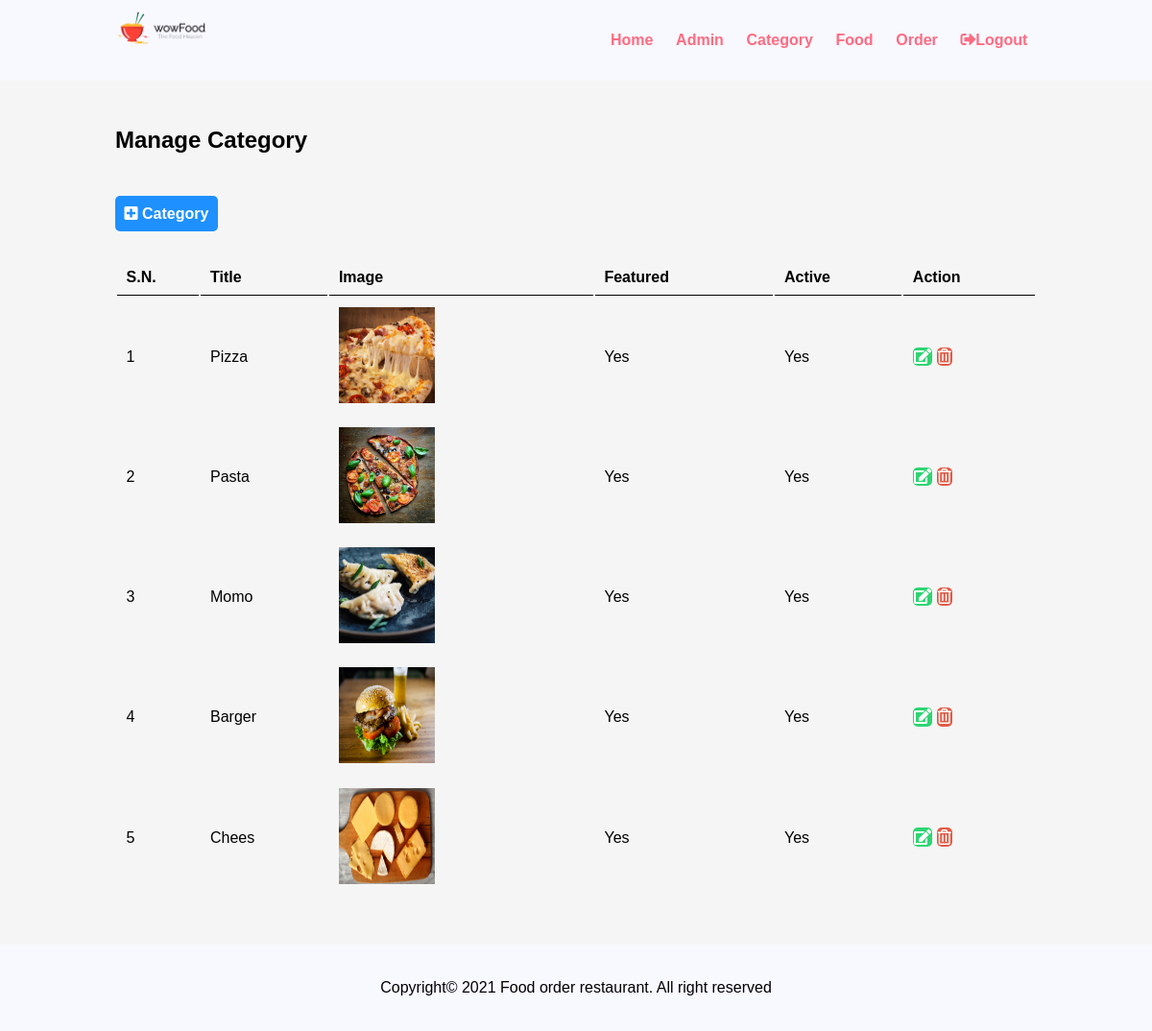
The page /admin/manage_category.php (signed in) on the database its author committed.
### tables this page shows
CREATE TABLE `tbl_category` (
  `id` int(10) UNSIGNED NOT NULL,
  `title` varchar(100) NOT NULL,
  `image` varchar(255) NOT NULL,
  `featured` varchar(10) NOT NULL,
  `active` varchar(10) NOT NULL
);

### admin/db_connection.php (called while the page is built, shortened)
<?php
class Database{
    private $servername = 'localhost';
    private $username = 'root';
    private $password = '';
    private $dbname = 'food_order';
    public function __construct(){
        $this->conn = new mysqli($this->servername, $this->username, $this->password, $this->dbname);
    }
}

### admin/category_class.php (called while the page is built, shortened)
<?php
include_once 'db_connection.php';
class Category extends Database{
    public function displayCategory(){
        $sql = "SELECT * FROM tbl_category";
        $result = $this->conn->query($sql);
        if ($result == true){
            $data = [];
            while ($raw = $result->fetch_assoc()){
                $data[] = $raw;
            }return $data;
        }
    }
}

### admin/manage_category.php (the view, shortened to what this page needs)
<?php
include 'partial/navbar.php';
include 'category_class.php';
?>
<section class="main_content">
    <div class="container">
        <h1>Manage Category</h1>
        <br/>
        <br/><br/>
        <a href="category_add.php" class="btn-primary"><i class="fas fa-plus-square"></i> Category</a>
        <br/><br/><br/>
        <table class="tbl-full">
            <tr>
                <th>S.N.</th>
                <th>Title</th>
                <th>Image</th>
                <th>Featured</th>
                <th>Active</th>
                <th>Action</th>
            </tr>
            <?php
            $obj = new Category();
            $data = $obj->displayCategory();
            $sn = 1;
            foreach ($data as $value){?>
            <tr>
                <td><?php echo $sn++?></td>
                <td><?php echo $value['title']?></td>
                <td>
                    <?php
                        if ($value['image'] != ""){
                            ?>
                            <img src="../images/category/<?php echo $value['image'];?>"width="100px" height="100px">
                            <?php
                        }
                        else{
                           echo "<div style='color: red'> Image Not Added</div>";
                        }
                    ?>
                </td>
                <td><?php echo $value['featured']?></td>
                <td><?php echo $value['active']?></td>
                <td>
                    <a href="category_update.php?id=<?php echo $value['id'];?>&image=<?php echo $value['image'];?>" class="btn-secondary" title="update"><i class="fas fa-edit"></i></a>
                    <a class="btn-danger" onclick="return confirm('Are You Sure?')" href="category_delete.php?id=<?php echo $value['id'];?>&image=<?php echo $value['image'];?>" title="delete"><i class="far fa-trash-alt"></i></a>
                </td>
            </tr>
            <?php }?>
        </table>
    </div>
</section>
<?php include 'partial/footer.php'?>

### css/admin.css (style rules this page uses)
* { margin: 0 0; padding: 0 0; font-family: Arial, Helvetica, sans-serif; }
.container { width: 80%; margin: 0 auto; padding: 1%; }
.tbl-full { width: 100%; }
table tr th { border-bottom: 1px solid black; padding: 1%; text-align: left; }
table tr td { padding: 1%; }
.btn-primary { background-color: #1e90ff; padding: 1%; color: white; text-decoration: none; font-weight: bold; border-radius: 5px; }
.btn-secondary { background-color: #2ed573; padding: 1%; color: white; text-decoration: none; font-weight: bold; border-radius: 5px; }
.btn-danger { background-color: #e25a45; padding: 1%; color: white; text-decoration: none; font-weight: bold; border-radius: 5px; }
.main_content { background-color: whitesmoke; padding: 3% 0; }

### rows shown on the page
tbl_category: title "Pizza", image (picture), featured "Yes", active "Yes"
tbl_category: title "Pasta", image (picture), featured "Yes", active "Yes"
tbl_category: title "Momo", image (picture), featured "Yes", active "Yes"
tbl_category: title "Barger", image (picture), featured "Yes", active "Yes"
tbl_category: title "Chees", image (picture), featured "Yes", active "Yes"
